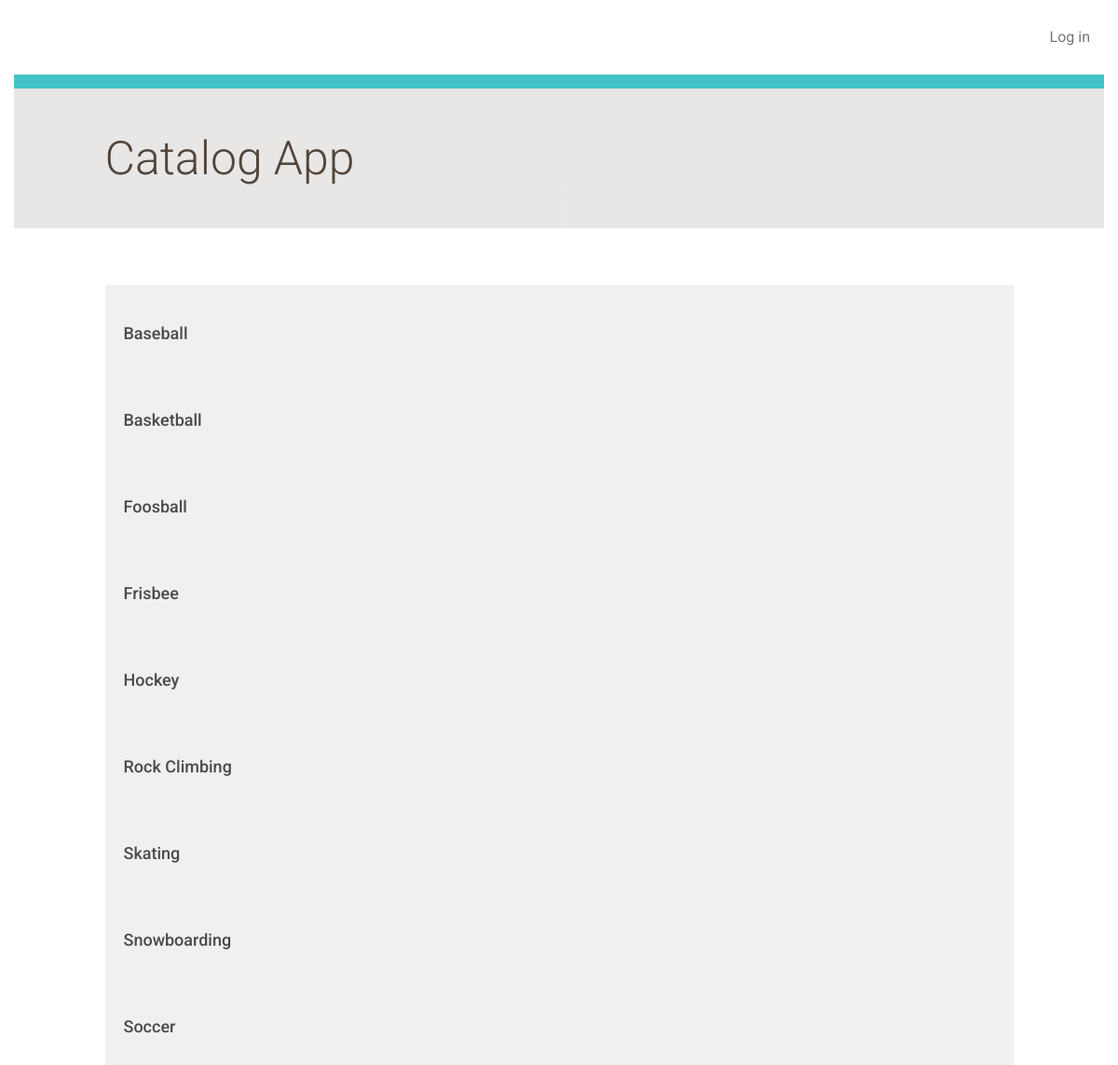
The app's page /catalog/, older data.
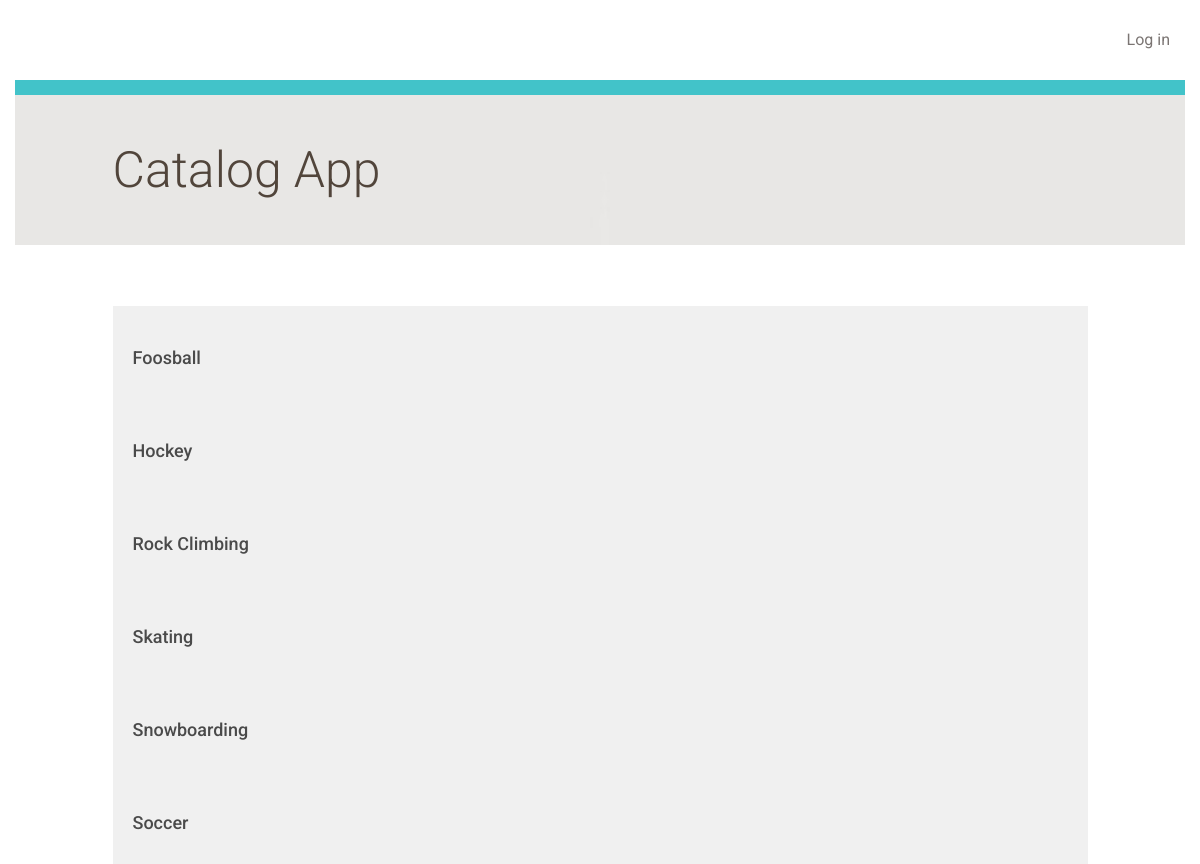
The same page, newer data.
### database_setup.py (models this page shows, shortened)
class Category(Base):
    __tablename__ = 'category'
    id = Column(Integer, primary_key=True)
    name = Column(String(250), nullable=False)
    user_id = Column(Integer, ForeignKey('user.id'))
    user = relationship(User)

### application.py (the view)
@app.route('/')
@app.route('/catalog/')
def showCategories():
    categories = session.query(Category).order_by(asc(Category.name))
    if 'username' not in login_session:
        return render_template('publiccategories.html', categories=categories)
    else:
        return render_template('categories.html', categories=categories)

### templates/publiccategories.html (shortened to what this page needs)
{% extends "main.html" %}
{% block content %}
	<div class="row top-menu">
		<div class="col-md-10"></div>
		<div class="col-md-2 text-right">
			<a href="{{url_for('showLogin')}}">Log in </a>
		</div>
	</div>
	<div class="row divider blue">
		<div class="col-md-12"></div>
	</div>
	<div class="row banner main">
		<div class="col-md-1"></div>
		<div class="col-md-11 padding-none">
			<h1>Catalog App</h1>
		</div>
	</div>
	<div class="row padding-top padding-bottom">
		<div class="col-md-1"></div>
		<div class="col-md-10 padding-none"></div>
		<div class="col-md-1"></div>
	</div>
	{% for category in categories %}
		<a href = "{{url_for('showMenu', category_id = category.id)}}">
			<div class="row">
				<div class="col-md-1"></div>
					<div class="col-md-10 category-list">
						<h3>{{category.name}}</h3>
					</div>
				<div class="col-md-1"></div>
			</div>
		</a>
	{% endfor %}
{% endblock %}

### templates/main.html (shortened to what this page needs)
<!DOCTYPE html>
<html lang="en">
	<head>
		<link rel="stylesheet" href="//netdna.bootstrapcdn.com/bootstrap/3.1.1/css/bootstrap.min.css">
		<link rel=stylesheet type=text/css href="{{ url_for('static', filename='styles.css') }}">
	</head>
	<body>
		<div class="container">
			{% block content %}
			{% endblock %}
		</div>
	</body>
</html>

### static/styles.css (style rules this page uses)
* { font-family: "Helvetica Neue Bold", Roboto, Helvetica, Arial, sans-serif; font-weight: 700; }
h1 { font-family: "Helvetica Neue Light", Roboto, Helvetica, Arial, sans-serif; font-size: 50px; color: #51453B; line-height: 60px; font-weight: 300; }
h3 { font-size: 18px; color: #4A4A4A; line-height: 23px; }
a { font-size: 14px; color: #0093B9; line-height: 17px; }
.padding-top { padding-top: 30px; }
.padding-bottom { padding-bottom: 30px; }
.padding-none { padding: 0; }
.top-menu { padding-top: 30px; padding-bottom: 30px; }
.top-menu a { margin-bottom: 0; line-height: 16px; font-size: 16px; color: #7B7573; font-weight: 400; }
.divider { height: 15px; }
.divider.blue { background-color: #42C3C9; }
.banner.main { height: 150px; background: url("/static/top-banner.jpg"); background-position: right; background-repeat: no-repeat; background-size: cover; }
.banner h1 { margin: 45px 0; }
.category-list { background-color: #F0F0F0; padding: 20px; }

Row changes from the older to the newer data that the page shows:
removed Category: name "Baseball"
removed Category: name "Basketball"
removed Category: name "Frisbee"
